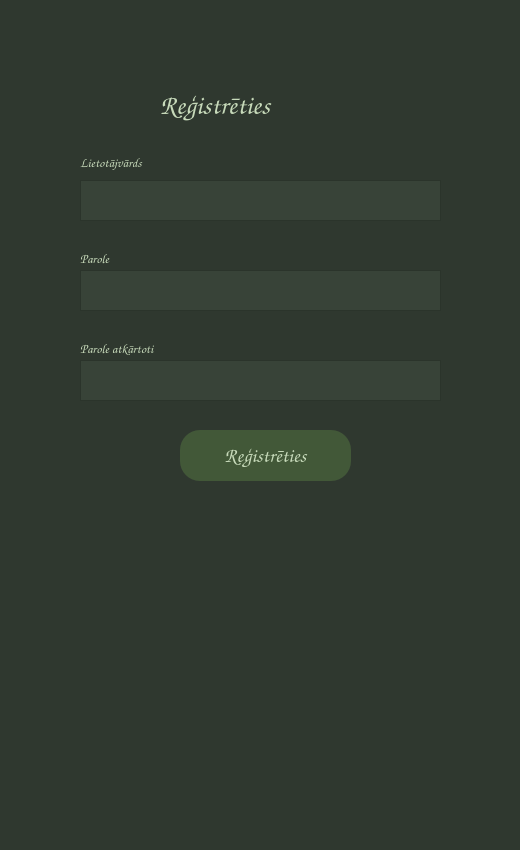
<?xml version="1.0" encoding="UTF-8"?>
<ui version="4.0">
 <class>register_2</class>
 <widget class="QDialog" name="register_2">
  <property name="geometry">
   <rect>
    <x>0</x>
    <y>0</y>
    <width>520</width>
    <height>850</height>
   </rect>
  </property>
  <property name="sizePolicy">
   <sizepolicy hsizetype="Preferred" vsizetype="Preferred">
    <horstretch>0</horstretch>
    <verstretch>0</verstretch>
   </sizepolicy>
  </property>
  <property name="minimumSize">
   <size>
    <width>520</width>
    <height>850</height>
   </size>
  </property>
  <property name="maximumSize">
   <size>
    <width>520</width>
    <height>850</height>
   </size>
  </property>
  <property name="font">
   <font>
    <family>Comic Sans MS</family>
   </font>
  </property>
  <property name="mouseTracking">
   <bool>false</bool>
  </property>
  <property name="windowTitle">
   <string>Pieteikties</string>
  </property>
  <property name="styleSheet">
   <string notr="true">background-color: rgb(47, 56, 47);</string>
  </property>
  <widget class="QPlainTextEdit" name="usernamefield">
   <property name="geometry">
    <rect>
     <x>80</x>
     <y>180</y>
     <width>361</width>
     <height>41</height>
    </rect>
   </property>
   <property name="minimumSize">
    <size>
     <width>361</width>
     <height>41</height>
    </size>
   </property>
   <property name="maximumSize">
    <size>
     <width>361</width>
     <height>41</height>
    </size>
   </property>
   <property name="palette">
    <palette>
     <active>
      <colorrole role="WindowText">
       <brush brushstyle="SolidPattern">
        <color alpha="255">
         <red>199</red>
         <green>218</green>
         <blue>186</blue>
        </color>
       </brush>
      </colorrole>
      <colorrole role="Button">
       <brush brushstyle="SolidPattern">
        <color alpha="255">
         <red>56</red>
         <green>67</green>
         <blue>56</blue>
        </color>
       </brush>
      </colorrole>
      <colorrole role="Text">
       <brush brushstyle="SolidPattern">
        <color alpha="255">
         <red>199</red>
         <green>218</green>
         <blue>186</blue>
        </color>
       </brush>
      </colorrole>
      <colorrole role="ButtonText">
       <brush brushstyle="SolidPattern">
        <color alpha="255">
         <red>199</red>
         <green>218</green>
         <blue>186</blue>
        </color>
       </brush>
      </colorrole>
      <colorrole role="Base">
       <brush brushstyle="SolidPattern">
        <color alpha="255">
         <red>56</red>
         <green>67</green>
         <blue>56</blue>
        </color>
       </brush>
      </colorrole>
      <colorrole role="Window">
       <brush brushstyle="SolidPattern">
        <color alpha="255">
         <red>56</red>
         <green>67</green>
         <blue>56</blue>
        </color>
       </brush>
      </colorrole>
     </active>
     <inactive>
      <colorrole role="WindowText">
       <brush brushstyle="SolidPattern">
        <color alpha="255">
         <red>199</red>
         <green>218</green>
         <blue>186</blue>
        </color>
       </brush>
      </colorrole>
      <colorrole role="Button">
       <brush brushstyle="SolidPattern">
        <color alpha="255">
         <red>56</red>
         <green>67</green>
         <blue>56</blue>
        </color>
       </brush>
      </colorrole>
      <colorrole role="Text">
       <brush brushstyle="SolidPattern">
        <color alpha="255">
         <red>199</red>
         <green>218</green>
         <blue>186</blue>
        </color>
       </brush>
      </colorrole>
      <colorrole role="ButtonText">
       <brush brushstyle="SolidPattern">
        <color alpha="255">
         <red>199</red>
         <green>218</green>
         <blue>186</blue>
        </color>
       </brush>
      </colorrole>
      <colorrole role="Base">
       <brush brushstyle="SolidPattern">
        <color alpha="255">
         <red>56</red>
         <green>67</green>
         <blue>56</blue>
        </color>
       </brush>
      </colorrole>
      <colorrole role="Window">
       <brush brushstyle="SolidPattern">
        <color alpha="255">
         <red>56</red>
         <green>67</green>
         <blue>56</blue>
        </color>
       </brush>
      </colorrole>
     </inactive>
     <disabled>
      <colorrole role="WindowText">
       <brush brushstyle="SolidPattern">
        <color alpha="255">
         <red>199</red>
         <green>218</green>
         <blue>186</blue>
        </color>
       </brush>
      </colorrole>
      <colorrole role="Button">
       <brush brushstyle="SolidPattern">
        <color alpha="255">
         <red>56</red>
         <green>67</green>
         <blue>56</blue>
        </color>
       </brush>
      </colorrole>
      <colorrole role="Text">
       <brush brushstyle="SolidPattern">
        <color alpha="255">
         <red>199</red>
         <green>218</green>
         <blue>186</blue>
        </color>
       </brush>
      </colorrole>
      <colorrole role="ButtonText">
       <brush brushstyle="SolidPattern">
        <color alpha="255">
         <red>199</red>
         <green>218</green>
         <blue>186</blue>
        </color>
       </brush>
      </colorrole>
      <colorrole role="Base">
       <brush brushstyle="SolidPattern">
        <color alpha="255">
         <red>56</red>
         <green>67</green>
         <blue>56</blue>
        </color>
       </brush>
      </colorrole>
      <colorrole role="Window">
       <brush brushstyle="SolidPattern">
        <color alpha="255">
         <red>56</red>
         <green>67</green>
         <blue>56</blue>
        </color>
       </brush>
      </colorrole>
     </disabled>
    </palette>
   </property>
   <property name="font">
    <font>
     <family>OCR A Extended</family>
     <pointsize>12</pointsize>
     <weight>50</weight>
     <italic>false</italic>
     <bold>false</bold>
     <underline>false</underline>
     <strikeout>false</strikeout>
     <kerning>true</kerning>
    </font>
   </property>
   <property name="autoFillBackground">
    <bool>false</bool>
   </property>
   <property name="styleSheet">
    <string notr="true">background-color: rgb(56, 67, 56);
color: rgb(199, 218, 186);</string>
   </property>
   <property name="locale">
    <locale language="Latvian" country="Latvia"/>
   </property>
   <property name="plainText">
    <string/>
   </property>
  </widget>
  <widget class="QPlainTextEdit" name="passwordfield">
   <property name="geometry">
    <rect>
     <x>80</x>
     <y>270</y>
     <width>361</width>
     <height>41</height>
    </rect>
   </property>
   <property name="minimumSize">
    <size>
     <width>361</width>
     <height>41</height>
    </size>
   </property>
   <property name="maximumSize">
    <size>
     <width>361</width>
     <height>41</height>
    </size>
   </property>
   <property name="palette">
    <palette>
     <active>
      <colorrole role="WindowText">
       <brush brushstyle="SolidPattern">
        <color alpha="255">
         <red>199</red>
         <green>218</green>
         <blue>186</blue>
        </color>
       </brush>
      </colorrole>
      <colorrole role="Button">
       <brush brushstyle="SolidPattern">
        <color alpha="255">
         <red>56</red>
         <green>67</green>
         <blue>56</blue>
        </color>
       </brush>
      </colorrole>
      <colorrole role="Text">
       <brush brushstyle="SolidPattern">
        <color alpha="255">
         <red>199</red>
         <green>218</green>
         <blue>186</blue>
        </color>
       </brush>
      </colorrole>
      <colorrole role="ButtonText">
       <brush brushstyle="SolidPattern">
        <color alpha="255">
         <red>199</red>
         <green>218</green>
         <blue>186</blue>
        </color>
       </brush>
      </colorrole>
      <colorrole role="Base">
       <brush brushstyle="SolidPattern">
        <color alpha="255">
         <red>56</red>
         <green>67</green>
         <blue>56</blue>
        </color>
       </brush>
      </colorrole>
      <colorrole role="Window">
       <brush brushstyle="SolidPattern">
        <color alpha="255">
         <red>56</red>
         <green>67</green>
         <blue>56</blue>
        </color>
       </brush>
      </colorrole>
     </active>
     <inactive>
      <colorrole role="WindowText">
       <brush brushstyle="SolidPattern">
        <color alpha="255">
         <red>199</red>
         <green>218</green>
         <blue>186</blue>
        </color>
       </brush>
      </colorrole>
      <colorrole role="Button">
       <brush brushstyle="SolidPattern">
        <color alpha="255">
         <red>56</red>
         <green>67</green>
         <blue>56</blue>
        </color>
       </brush>
      </colorrole>
      <colorrole role="Text">
       <brush brushstyle="SolidPattern">
        <color alpha="255">
         <red>199</red>
         <green>218</green>
         <blue>186</blue>
        </color>
       </brush>
      </colorrole>
      <colorrole role="ButtonText">
       <brush brushstyle="SolidPattern">
        <color alpha="255">
         <red>199</red>
         <green>218</green>
         <blue>186</blue>
        </color>
       </brush>
      </colorrole>
      <colorrole role="Base">
       <brush brushstyle="SolidPattern">
        <color alpha="255">
         <red>56</red>
         <green>67</green>
         <blue>56</blue>
        </color>
       </brush>
      </colorrole>
      <colorrole role="Window">
       <brush brushstyle="SolidPattern">
        <color alpha="255">
         <red>56</red>
         <green>67</green>
         <blue>56</blue>
        </color>
       </brush>
      </colorrole>
     </inactive>
     <disabled>
      <colorrole role="WindowText">
       <brush brushstyle="SolidPattern">
        <color alpha="255">
         <red>199</red>
         <green>218</green>
         <blue>186</blue>
        </color>
       </brush>
      </colorrole>
      <colorrole role="Button">
       <brush brushstyle="SolidPattern">
        <color alpha="255">
         <red>56</red>
         <green>67</green>
         <blue>56</blue>
        </color>
       </brush>
      </colorrole>
      <colorrole role="Text">
       <brush brushstyle="SolidPattern">
        <color alpha="255">
         <red>199</red>
         <green>218</green>
         <blue>186</blue>
        </color>
       </brush>
      </colorrole>
      <colorrole role="ButtonText">
       <brush brushstyle="SolidPattern">
        <color alpha="255">
         <red>199</red>
         <green>218</green>
         <blue>186</blue>
        </color>
       </brush>
      </colorrole>
      <colorrole role="Base">
       <brush brushstyle="SolidPattern">
        <color alpha="255">
         <red>56</red>
         <green>67</green>
         <blue>56</blue>
        </color>
       </brush>
      </colorrole>
      <colorrole role="Window">
       <brush brushstyle="SolidPattern">
        <color alpha="255">
         <red>56</red>
         <green>67</green>
         <blue>56</blue>
        </color>
       </brush>
      </colorrole>
     </disabled>
    </palette>
   </property>
   <property name="font">
    <font>
     <family>OCR A Extended</family>
     <pointsize>12</pointsize>
     <italic>false</italic>
    </font>
   </property>
   <property name="styleSheet">
    <string notr="true">background:rgb(56, 67, 56);
color: rgb(199, 218, 186);</string>
   </property>
   <property name="locale">
    <locale language="Latvian" country="Latvia"/>
   </property>
   <property name="plainText">
    <string/>
   </property>
   <property name="backgroundVisible">
    <bool>false</bool>
   </property>
  </widget>
  <widget class="QLabel" name="label1">
   <property name="geometry">
    <rect>
     <x>80</x>
     <y>150</y>
     <width>111</width>
     <height>25</height>
    </rect>
   </property>
   <property name="minimumSize">
    <size>
     <width>111</width>
     <height>25</height>
    </size>
   </property>
   <property name="maximumSize">
    <size>
     <width>111</width>
     <height>25</height>
    </size>
   </property>
   <property name="palette">
    <palette>
     <active>
      <colorrole role="WindowText">
       <brush brushstyle="SolidPattern">
        <color alpha="255">
         <red>199</red>
         <green>218</green>
         <blue>186</blue>
        </color>
       </brush>
      </colorrole>
      <colorrole role="Button">
       <brush brushstyle="SolidPattern">
        <color alpha="255">
         <red>47</red>
         <green>56</green>
         <blue>47</blue>
        </color>
       </brush>
      </colorrole>
      <colorrole role="Text">
       <brush brushstyle="SolidPattern">
        <color alpha="255">
         <red>199</red>
         <green>218</green>
         <blue>186</blue>
        </color>
       </brush>
      </colorrole>
      <colorrole role="Base">
       <brush brushstyle="SolidPattern">
        <color alpha="255">
         <red>47</red>
         <green>56</green>
         <blue>47</blue>
        </color>
       </brush>
      </colorrole>
      <colorrole role="Window">
       <brush brushstyle="SolidPattern">
        <color alpha="255">
         <red>47</red>
         <green>56</green>
         <blue>47</blue>
        </color>
       </brush>
      </colorrole>
     </active>
     <inactive>
      <colorrole role="WindowText">
       <brush brushstyle="SolidPattern">
        <color alpha="255">
         <red>199</red>
         <green>218</green>
         <blue>186</blue>
        </color>
       </brush>
      </colorrole>
      <colorrole role="Button">
       <brush brushstyle="SolidPattern">
        <color alpha="255">
         <red>47</red>
         <green>56</green>
         <blue>47</blue>
        </color>
       </brush>
      </colorrole>
      <colorrole role="Text">
       <brush brushstyle="SolidPattern">
        <color alpha="255">
         <red>199</red>
         <green>218</green>
         <blue>186</blue>
        </color>
       </brush>
      </colorrole>
      <colorrole role="Base">
       <brush brushstyle="SolidPattern">
        <color alpha="255">
         <red>47</red>
         <green>56</green>
         <blue>47</blue>
        </color>
       </brush>
      </colorrole>
      <colorrole role="Window">
       <brush brushstyle="SolidPattern">
        <color alpha="255">
         <red>47</red>
         <green>56</green>
         <blue>47</blue>
        </color>
       </brush>
      </colorrole>
     </inactive>
     <disabled>
      <colorrole role="WindowText">
       <brush brushstyle="SolidPattern">
        <color alpha="255">
         <red>120</red>
         <green>120</green>
         <blue>120</blue>
        </color>
       </brush>
      </colorrole>
      <colorrole role="Button">
       <brush brushstyle="SolidPattern">
        <color alpha="255">
         <red>47</red>
         <green>56</green>
         <blue>47</blue>
        </color>
       </brush>
      </colorrole>
      <colorrole role="Text">
       <brush brushstyle="SolidPattern">
        <color alpha="255">
         <red>120</red>
         <green>120</green>
         <blue>120</blue>
        </color>
       </brush>
      </colorrole>
      <colorrole role="Base">
       <brush brushstyle="SolidPattern">
        <color alpha="255">
         <red>47</red>
         <green>56</green>
         <blue>47</blue>
        </color>
       </brush>
      </colorrole>
      <colorrole role="Window">
       <brush brushstyle="SolidPattern">
        <color alpha="255">
         <red>47</red>
         <green>56</green>
         <blue>47</blue>
        </color>
       </brush>
      </colorrole>
     </disabled>
    </palette>
   </property>
   <property name="font">
    <font>
     <family>Comic Sans MS</family>
     <pointsize>10</pointsize>
     <weight>75</weight>
     <bold>true</bold>
    </font>
   </property>
   <property name="autoFillBackground">
    <bool>false</bool>
   </property>
   <property name="locale">
    <locale language="Latvian" country="Latvia"/>
   </property>
   <property name="text">
    <string>Lietotājvārds</string>
   </property>
   <property name="wordWrap">
    <bool>false</bool>
   </property>
   <property name="margin">
    <number>0</number>
   </property>
  </widget>
  <widget class="QLabel" name="label2">
   <property name="geometry">
    <rect>
     <x>80</x>
     <y>250</y>
     <width>111</width>
     <height>16</height>
    </rect>
   </property>
   <property name="minimumSize">
    <size>
     <width>111</width>
     <height>16</height>
    </size>
   </property>
   <property name="maximumSize">
    <size>
     <width>111</width>
     <height>16</height>
    </size>
   </property>
   <property name="palette">
    <palette>
     <active>
      <colorrole role="WindowText">
       <brush brushstyle="SolidPattern">
        <color alpha="255">
         <red>199</red>
         <green>218</green>
         <blue>186</blue>
        </color>
       </brush>
      </colorrole>
      <colorrole role="Button">
       <brush brushstyle="SolidPattern">
        <color alpha="255">
         <red>47</red>
         <green>56</green>
         <blue>47</blue>
        </color>
       </brush>
      </colorrole>
      <colorrole role="Base">
       <brush brushstyle="SolidPattern">
        <color alpha="255">
         <red>47</red>
         <green>56</green>
         <blue>47</blue>
        </color>
       </brush>
      </colorrole>
      <colorrole role="Window">
       <brush brushstyle="SolidPattern">
        <color alpha="255">
         <red>47</red>
         <green>56</green>
         <blue>47</blue>
        </color>
       </brush>
      </colorrole>
     </active>
     <inactive>
      <colorrole role="WindowText">
       <brush brushstyle="SolidPattern">
        <color alpha="255">
         <red>199</red>
         <green>218</green>
         <blue>186</blue>
        </color>
       </brush>
      </colorrole>
      <colorrole role="Button">
       <brush brushstyle="SolidPattern">
        <color alpha="255">
         <red>47</red>
         <green>56</green>
         <blue>47</blue>
        </color>
       </brush>
      </colorrole>
      <colorrole role="Base">
       <brush brushstyle="SolidPattern">
        <color alpha="255">
         <red>47</red>
         <green>56</green>
         <blue>47</blue>
        </color>
       </brush>
      </colorrole>
      <colorrole role="Window">
       <brush brushstyle="SolidPattern">
        <color alpha="255">
         <red>47</red>
         <green>56</green>
         <blue>47</blue>
        </color>
       </brush>
      </colorrole>
     </inactive>
     <disabled>
      <colorrole role="WindowText">
       <brush brushstyle="SolidPattern">
        <color alpha="255">
         <red>120</red>
         <green>120</green>
         <blue>120</blue>
        </color>
       </brush>
      </colorrole>
      <colorrole role="Button">
       <brush brushstyle="SolidPattern">
        <color alpha="255">
         <red>47</red>
         <green>56</green>
         <blue>47</blue>
        </color>
       </brush>
      </colorrole>
      <colorrole role="Base">
       <brush brushstyle="SolidPattern">
        <color alpha="255">
         <red>47</red>
         <green>56</green>
         <blue>47</blue>
        </color>
       </brush>
      </colorrole>
      <colorrole role="Window">
       <brush brushstyle="SolidPattern">
        <color alpha="255">
         <red>47</red>
         <green>56</green>
         <blue>47</blue>
        </color>
       </brush>
      </colorrole>
     </disabled>
    </palette>
   </property>
   <property name="font">
    <font>
     <family>Comic Sans MS</family>
     <pointsize>10</pointsize>
     <weight>75</weight>
     <bold>true</bold>
    </font>
   </property>
   <property name="text">
    <string>Parole</string>
   </property>
  </widget>
  <widget class="QLabel" name="logintitle">
   <property name="geometry">
    <rect>
     <x>160</x>
     <y>80</y>
     <width>201</width>
     <height>51</height>
    </rect>
   </property>
   <property name="minimumSize">
    <size>
     <width>201</width>
     <height>51</height>
    </size>
   </property>
   <property name="maximumSize">
    <size>
     <width>201</width>
     <height>51</height>
    </size>
   </property>
   <property name="palette">
    <palette>
     <active>
      <colorrole role="WindowText">
       <brush brushstyle="SolidPattern">
        <color alpha="255">
         <red>199</red>
         <green>218</green>
         <blue>186</blue>
        </color>
       </brush>
      </colorrole>
      <colorrole role="Button">
       <brush brushstyle="SolidPattern">
        <color alpha="255">
         <red>0</red>
         <green>170</green>
         <blue>0</blue>
        </color>
       </brush>
      </colorrole>
      <colorrole role="Text">
       <brush brushstyle="SolidPattern">
        <color alpha="255">
         <red>199</red>
         <green>218</green>
         <blue>186</blue>
        </color>
       </brush>
      </colorrole>
      <colorrole role="Base">
       <brush brushstyle="SolidPattern">
        <color alpha="255">
         <red>47</red>
         <green>56</green>
         <blue>47</blue>
        </color>
       </brush>
      </colorrole>
      <colorrole role="Window">
       <brush brushstyle="SolidPattern">
        <color alpha="255">
         <red>47</red>
         <green>56</green>
         <blue>47</blue>
        </color>
       </brush>
      </colorrole>
     </active>
     <inactive>
      <colorrole role="WindowText">
       <brush brushstyle="SolidPattern">
        <color alpha="255">
         <red>199</red>
         <green>218</green>
         <blue>186</blue>
        </color>
       </brush>
      </colorrole>
      <colorrole role="Button">
       <brush brushstyle="SolidPattern">
        <color alpha="255">
         <red>0</red>
         <green>170</green>
         <blue>0</blue>
        </color>
       </brush>
      </colorrole>
      <colorrole role="Text">
       <brush brushstyle="SolidPattern">
        <color alpha="255">
         <red>199</red>
         <green>218</green>
         <blue>186</blue>
        </color>
       </brush>
      </colorrole>
      <colorrole role="Base">
       <brush brushstyle="SolidPattern">
        <color alpha="255">
         <red>47</red>
         <green>56</green>
         <blue>47</blue>
        </color>
       </brush>
      </colorrole>
      <colorrole role="Window">
       <brush brushstyle="SolidPattern">
        <color alpha="255">
         <red>47</red>
         <green>56</green>
         <blue>47</blue>
        </color>
       </brush>
      </colorrole>
     </inactive>
     <disabled>
      <colorrole role="WindowText">
       <brush brushstyle="SolidPattern">
        <color alpha="255">
         <red>120</red>
         <green>120</green>
         <blue>120</blue>
        </color>
       </brush>
      </colorrole>
      <colorrole role="Button">
       <brush brushstyle="SolidPattern">
        <color alpha="255">
         <red>0</red>
         <green>170</green>
         <blue>0</blue>
        </color>
       </brush>
      </colorrole>
      <colorrole role="Text">
       <brush brushstyle="SolidPattern">
        <color alpha="255">
         <red>120</red>
         <green>120</green>
         <blue>120</blue>
        </color>
       </brush>
      </colorrole>
      <colorrole role="Base">
       <brush brushstyle="SolidPattern">
        <color alpha="255">
         <red>47</red>
         <green>56</green>
         <blue>47</blue>
        </color>
       </brush>
      </colorrole>
      <colorrole role="Window">
       <brush brushstyle="SolidPattern">
        <color alpha="255">
         <red>47</red>
         <green>56</green>
         <blue>47</blue>
        </color>
       </brush>
      </colorrole>
     </disabled>
    </palette>
   </property>
   <property name="font">
    <font>
     <family>Comic Sans MS</family>
     <pointsize>20</pointsize>
     <weight>75</weight>
     <bold>true</bold>
    </font>
   </property>
   <property name="autoFillBackground">
    <bool>false</bool>
   </property>
   <property name="locale">
    <locale language="Latvian" country="Latvia"/>
   </property>
   <property name="text">
    <string>Reģistrēties</string>
   </property>
   <property name="wordWrap">
    <bool>false</bool>
   </property>
   <property name="margin">
    <number>0</number>
   </property>
  </widget>
  <widget class="QPushButton" name="loginbutton">
   <property name="geometry">
    <rect>
     <x>180</x>
     <y>430</y>
     <width>171</width>
     <height>51</height>
    </rect>
   </property>
   <property name="minimumSize">
    <size>
     <width>171</width>
     <height>51</height>
    </size>
   </property>
   <property name="maximumSize">
    <size>
     <width>171</width>
     <height>51</height>
    </size>
   </property>
   <property name="palette">
    <palette>
     <active>
      <colorrole role="WindowText">
       <brush brushstyle="SolidPattern">
        <color alpha="255">
         <red>199</red>
         <green>218</green>
         <blue>186</blue>
        </color>
       </brush>
      </colorrole>
      <colorrole role="Button">
       <brush brushstyle="SolidPattern">
        <color alpha="255">
         <red>66</red>
         <green>88</green>
         <blue>56</blue>
        </color>
       </brush>
      </colorrole>
      <colorrole role="ButtonText">
       <brush brushstyle="SolidPattern">
        <color alpha="255">
         <red>199</red>
         <green>218</green>
         <blue>186</blue>
        </color>
       </brush>
      </colorrole>
      <colorrole role="Base">
       <brush brushstyle="SolidPattern">
        <color alpha="255">
         <red>66</red>
         <green>88</green>
         <blue>56</blue>
        </color>
       </brush>
      </colorrole>
      <colorrole role="Window">
       <brush brushstyle="SolidPattern">
        <color alpha="255">
         <red>66</red>
         <green>88</green>
         <blue>56</blue>
        </color>
       </brush>
      </colorrole>
     </active>
     <inactive>
      <colorrole role="WindowText">
       <brush brushstyle="SolidPattern">
        <color alpha="255">
         <red>199</red>
         <green>218</green>
         <blue>186</blue>
        </color>
       </brush>
      </colorrole>
      <colorrole role="Button">
       <brush brushstyle="SolidPattern">
        <color alpha="255">
         <red>66</red>
         <green>88</green>
         <blue>56</blue>
        </color>
       </brush>
      </colorrole>
      <colorrole role="ButtonText">
       <brush brushstyle="SolidPattern">
        <color alpha="255">
         <red>199</red>
         <green>218</green>
         <blue>186</blue>
        </color>
       </brush>
      </colorrole>
      <colorrole role="Base">
       <brush brushstyle="SolidPattern">
        <color alpha="255">
         <red>66</red>
         <green>88</green>
         <blue>56</blue>
        </color>
       </brush>
      </colorrole>
      <colorrole role="Window">
       <brush brushstyle="SolidPattern">
        <color alpha="255">
         <red>66</red>
         <green>88</green>
         <blue>56</blue>
        </color>
       </brush>
      </colorrole>
     </inactive>
     <disabled>
      <colorrole role="WindowText">
       <brush brushstyle="SolidPattern">
        <color alpha="255">
         <red>120</red>
         <green>120</green>
         <blue>120</blue>
        </color>
       </brush>
      </colorrole>
      <colorrole role="Button">
       <brush brushstyle="SolidPattern">
        <color alpha="255">
         <red>66</red>
         <green>88</green>
         <blue>56</blue>
        </color>
       </brush>
      </colorrole>
      <colorrole role="ButtonText">
       <brush brushstyle="SolidPattern">
        <color alpha="255">
         <red>120</red>
         <green>120</green>
         <blue>120</blue>
        </color>
       </brush>
      </colorrole>
      <colorrole role="Base">
       <brush brushstyle="SolidPattern">
        <color alpha="255">
         <red>66</red>
         <green>88</green>
         <blue>56</blue>
        </color>
       </brush>
      </colorrole>
      <colorrole role="Window">
       <brush brushstyle="SolidPattern">
        <color alpha="255">
         <red>66</red>
         <green>88</green>
         <blue>56</blue>
        </color>
       </brush>
      </colorrole>
     </disabled>
    </palette>
   </property>
   <property name="font">
    <font>
     <family>Comic Sans MS</family>
     <pointsize>15</pointsize>
     <weight>75</weight>
     <bold>true</bold>
    </font>
   </property>
   <property name="styleSheet">
    <string notr="true">border-radius: 20px;
background-color: rgb(66, 88, 56);</string>
   </property>
   <property name="locale">
    <locale language="Latvian" country="Latvia"/>
   </property>
   <property name="text">
    <string>Reģistrēties</string>
   </property>
  </widget>
  <widget class="QLabel" name="error">
   <property name="geometry">
    <rect>
     <x>60</x>
     <y>740</y>
     <width>401</width>
     <height>61</height>
    </rect>
   </property>
   <property name="minimumSize">
    <size>
     <width>351</width>
     <height>20</height>
    </size>
   </property>
   <property name="maximumSize">
    <size>
     <width>3000</width>
     <height>666</height>
    </size>
   </property>
   <property name="palette">
    <palette>
     <active>
      <colorrole role="WindowText">
       <brush brushstyle="SolidPattern">
        <color alpha="255">
         <red>255</red>
         <green>62</green>
         <blue>3</blue>
        </color>
       </brush>
      </colorrole>
      <colorrole role="Button">
       <brush brushstyle="SolidPattern">
        <color alpha="255">
         <red>47</red>
         <green>56</green>
         <blue>47</blue>
        </color>
       </brush>
      </colorrole>
      <colorrole role="ButtonText">
       <brush brushstyle="SolidPattern">
        <color alpha="255">
         <red>255</red>
         <green>62</green>
         <blue>3</blue>
        </color>
       </brush>
      </colorrole>
      <colorrole role="Base">
       <brush brushstyle="SolidPattern">
        <color alpha="255">
         <red>47</red>
         <green>56</green>
         <blue>47</blue>
        </color>
       </brush>
      </colorrole>
      <colorrole role="Window">
       <brush brushstyle="SolidPattern">
        <color alpha="255">
         <red>47</red>
         <green>56</green>
         <blue>47</blue>
        </color>
       </brush>
      </colorrole>
     </active>
     <inactive>
      <colorrole role="WindowText">
       <brush brushstyle="SolidPattern">
        <color alpha="255">
         <red>255</red>
         <green>62</green>
         <blue>3</blue>
        </color>
       </brush>
      </colorrole>
      <colorrole role="Button">
       <brush brushstyle="SolidPattern">
        <color alpha="255">
         <red>47</red>
         <green>56</green>
         <blue>47</blue>
        </color>
       </brush>
      </colorrole>
      <colorrole role="ButtonText">
       <brush brushstyle="SolidPattern">
        <color alpha="255">
         <red>255</red>
         <green>62</green>
         <blue>3</blue>
        </color>
       </brush>
      </colorrole>
      <colorrole role="Base">
       <brush brushstyle="SolidPattern">
        <color alpha="255">
         <red>47</red>
         <green>56</green>
         <blue>47</blue>
        </color>
       </brush>
      </colorrole>
      <colorrole role="Window">
       <brush brushstyle="SolidPattern">
        <color alpha="255">
         <red>47</red>
         <green>56</green>
         <blue>47</blue>
        </color>
       </brush>
      </colorrole>
     </inactive>
     <disabled>
      <colorrole role="WindowText">
       <brush brushstyle="SolidPattern">
        <color alpha="255">
         <red>120</red>
         <green>120</green>
         <blue>120</blue>
        </color>
       </brush>
      </colorrole>
      <colorrole role="Button">
       <brush brushstyle="SolidPattern">
        <color alpha="255">
         <red>47</red>
         <green>56</green>
         <blue>47</blue>
        </color>
       </brush>
      </colorrole>
      <colorrole role="ButtonText">
       <brush brushstyle="SolidPattern">
        <color alpha="255">
         <red>120</red>
         <green>120</green>
         <blue>120</blue>
        </color>
       </brush>
      </colorrole>
      <colorrole role="Base">
       <brush brushstyle="SolidPattern">
        <color alpha="255">
         <red>47</red>
         <green>56</green>
         <blue>47</blue>
        </color>
       </brush>
      </colorrole>
      <colorrole role="Window">
       <brush brushstyle="SolidPattern">
        <color alpha="255">
         <red>47</red>
         <green>56</green>
         <blue>47</blue>
        </color>
       </brush>
      </colorrole>
     </disabled>
    </palette>
   </property>
   <property name="font">
    <font>
     <family>Comic Sans MS</family>
     <pointsize>10</pointsize>
     <weight>9</weight>
     <italic>false</italic>
     <bold>false</bold>
    </font>
   </property>
   <property name="autoFillBackground">
    <bool>false</bool>
   </property>
   <property name="styleSheet">
    <string notr="true">justify-content: center;
font: 75 10pt &quot;Comic Sans MS&quot;;
font-color: rgb(255, 96, 23);</string>
   </property>
   <property name="locale">
    <locale language="Latvian" country="Latvia"/>
   </property>
   <property name="text">
    <string/>
   </property>
  </widget>
  <widget class="QPlainTextEdit" name="passwordfield_2">
   <property name="geometry">
    <rect>
     <x>80</x>
     <y>360</y>
     <width>361</width>
     <height>41</height>
    </rect>
   </property>
   <property name="minimumSize">
    <size>
     <width>361</width>
     <height>41</height>
    </size>
   </property>
   <property name="maximumSize">
    <size>
     <width>361</width>
     <height>41</height>
    </size>
   </property>
   <property name="palette">
    <palette>
     <active>
      <colorrole role="WindowText">
       <brush brushstyle="SolidPattern">
        <color alpha="255">
         <red>199</red>
         <green>218</green>
         <blue>186</blue>
        </color>
       </brush>
      </colorrole>
      <colorrole role="Button">
       <brush brushstyle="SolidPattern">
        <color alpha="255">
         <red>56</red>
         <green>67</green>
         <blue>56</blue>
        </color>
       </brush>
      </colorrole>
      <colorrole role="Text">
       <brush brushstyle="SolidPattern">
        <color alpha="255">
         <red>199</red>
         <green>218</green>
         <blue>186</blue>
        </color>
       </brush>
      </colorrole>
      <colorrole role="ButtonText">
       <brush brushstyle="SolidPattern">
        <color alpha="255">
         <red>199</red>
         <green>218</green>
         <blue>186</blue>
        </color>
       </brush>
      </colorrole>
      <colorrole role="Base">
       <brush brushstyle="SolidPattern">
        <color alpha="255">
         <red>56</red>
         <green>67</green>
         <blue>56</blue>
        </color>
       </brush>
      </colorrole>
      <colorrole role="Window">
       <brush brushstyle="SolidPattern">
        <color alpha="255">
         <red>56</red>
         <green>67</green>
         <blue>56</blue>
        </color>
       </brush>
      </colorrole>
     </active>
     <inactive>
      <colorrole role="WindowText">
       <brush brushstyle="SolidPattern">
        <color alpha="255">
         <red>199</red>
         <green>218</green>
         <blue>186</blue>
        </color>
       </brush>
      </colorrole>
      <colorrole role="Button">
       <brush brushstyle="SolidPattern">
        <color alpha="255">
         <red>56</red>
         <green>67</green>
         <blue>56</blue>
        </color>
       </brush>
      </colorrole>
      <colorrole role="Text">
       <brush brushstyle="SolidPattern">
        <color alpha="255">
         <red>199</red>
         <green>218</green>
         <blue>186</blue>
        </color>
       </brush>
      </colorrole>
      <colorrole role="ButtonText">
       <brush brushstyle="SolidPattern">
        <color alpha="255">
         <red>199</red>
         <green>218</green>
         <blue>186</blue>
        </color>
       </brush>
      </colorrole>
      <colorrole role="Base">
       <brush brushstyle="SolidPattern">
        <color alpha="255">
         <red>56</red>
         <green>67</green>
         <blue>56</blue>
        </color>
       </brush>
      </colorrole>
      <colorrole role="Window">
       <brush brushstyle="SolidPattern">
        <color alpha="255">
         <red>56</red>
         <green>67</green>
         <blue>56</blue>
        </color>
       </brush>
      </colorrole>
     </inactive>
     <disabled>
      <colorrole role="WindowText">
       <brush brushstyle="SolidPattern">
        <color alpha="255">
         <red>199</red>
         <green>218</green>
         <blue>186</blue>
        </color>
       </brush>
      </colorrole>
      <colorrole role="Button">
       <brush brushstyle="SolidPattern">
        <color alpha="255">
         <red>56</red>
         <green>67</green>
         <blue>56</blue>
        </color>
       </brush>
      </colorrole>
      <colorrole role="Text">
       <brush brushstyle="SolidPattern">
        <color alpha="255">
         <red>199</red>
         <green>218</green>
         <blue>186</blue>
        </color>
       </brush>
      </colorrole>
      <colorrole role="ButtonText">
       <brush brushstyle="SolidPattern">
        <color alpha="255">
         <red>199</red>
         <green>218</green>
         <blue>186</blue>
        </color>
       </brush>
      </colorrole>
      <colorrole role="Base">
       <brush brushstyle="SolidPattern">
        <color alpha="255">
         <red>56</red>
         <green>67</green>
         <blue>56</blue>
        </color>
       </brush>
      </colorrole>
      <colorrole role="Window">
       <brush brushstyle="SolidPattern">
        <color alpha="255">
         <red>56</red>
         <green>67</green>
         <blue>56</blue>
        </color>
       </brush>
      </colorrole>
     </disabled>
    </palette>
   </property>
   <property name="font">
    <font>
     <family>OCR A Extended</family>
     <pointsize>12</pointsize>
     <italic>false</italic>
    </font>
   </property>
   <property name="styleSheet">
    <string notr="true">background:rgb(56, 67, 56);
color: rgb(199, 218, 186);</string>
   </property>
   <property name="locale">
    <locale language="Latvian" country="Latvia"/>
   </property>
   <property name="plainText">
    <string/>
   </property>
   <property name="backgroundVisible">
    <bool>false</bool>
   </property>
  </widget>
  <widget class="QLabel" name="label3">
   <property name="geometry">
    <rect>
     <x>80</x>
     <y>340</y>
     <width>141</width>
     <height>16</height>
    </rect>
   </property>
   <property name="minimumSize">
    <size>
     <width>141</width>
     <height>16</height>
    </size>
   </property>
   <property name="maximumSize">
    <size>
     <width>141</width>
     <height>16</height>
    </size>
   </property>
   <property name="palette">
    <palette>
     <active>
      <colorrole role="WindowText">
       <brush brushstyle="SolidPattern">
        <color alpha="255">
         <red>199</red>
         <green>218</green>
         <blue>186</blue>
        </color>
       </brush>
      </colorrole>
      <colorrole role="Button">
       <brush brushstyle="SolidPattern">
        <color alpha="255">
         <red>47</red>
         <green>56</green>
         <blue>47</blue>
        </color>
       </brush>
      </colorrole>
      <colorrole role="Base">
       <brush brushstyle="SolidPattern">
        <color alpha="255">
         <red>47</red>
         <green>56</green>
         <blue>47</blue>
        </color>
       </brush>
      </colorrole>
      <colorrole role="Window">
       <brush brushstyle="SolidPattern">
        <color alpha="255">
         <red>47</red>
         <green>56</green>
         <blue>47</blue>
        </color>
       </brush>
      </colorrole>
     </active>
     <inactive>
      <colorrole role="WindowText">
       <brush brushstyle="SolidPattern">
        <color alpha="255">
         <red>199</red>
         <green>218</green>
         <blue>186</blue>
        </color>
       </brush>
      </colorrole>
      <colorrole role="Button">
       <brush brushstyle="SolidPattern">
        <color alpha="255">
         <red>47</red>
         <green>56</green>
         <blue>47</blue>
        </color>
       </brush>
      </colorrole>
      <colorrole role="Base">
       <brush brushstyle="SolidPattern">
        <color alpha="255">
         <red>47</red>
         <green>56</green>
         <blue>47</blue>
        </color>
       </brush>
      </colorrole>
      <colorrole role="Window">
       <brush brushstyle="SolidPattern">
        <color alpha="255">
         <red>47</red>
         <green>56</green>
         <blue>47</blue>
        </color>
       </brush>
      </colorrole>
     </inactive>
     <disabled>
      <colorrole role="WindowText">
       <brush brushstyle="SolidPattern">
        <color alpha="255">
         <red>120</red>
         <green>120</green>
         <blue>120</blue>
        </color>
       </brush>
      </colorrole>
      <colorrole role="Button">
       <brush brushstyle="SolidPattern">
        <color alpha="255">
         <red>47</red>
         <green>56</green>
         <blue>47</blue>
        </color>
       </brush>
      </colorrole>
      <colorrole role="Base">
       <brush brushstyle="SolidPattern">
        <color alpha="255">
         <red>47</red>
         <green>56</green>
         <blue>47</blue>
        </color>
       </brush>
      </colorrole>
      <colorrole role="Window">
       <brush brushstyle="SolidPattern">
        <color alpha="255">
         <red>47</red>
         <green>56</green>
         <blue>47</blue>
        </color>
       </brush>
      </colorrole>
     </disabled>
    </palette>
   </property>
   <property name="font">
    <font>
     <family>Comic Sans MS</family>
     <pointsize>10</pointsize>
     <weight>75</weight>
     <bold>true</bold>
    </font>
   </property>
   <property name="text">
    <string>Parole atkārtoti</string>
   </property>
  </widget>
 </widget>
 <resources/>
 <connections/>
</ui>
